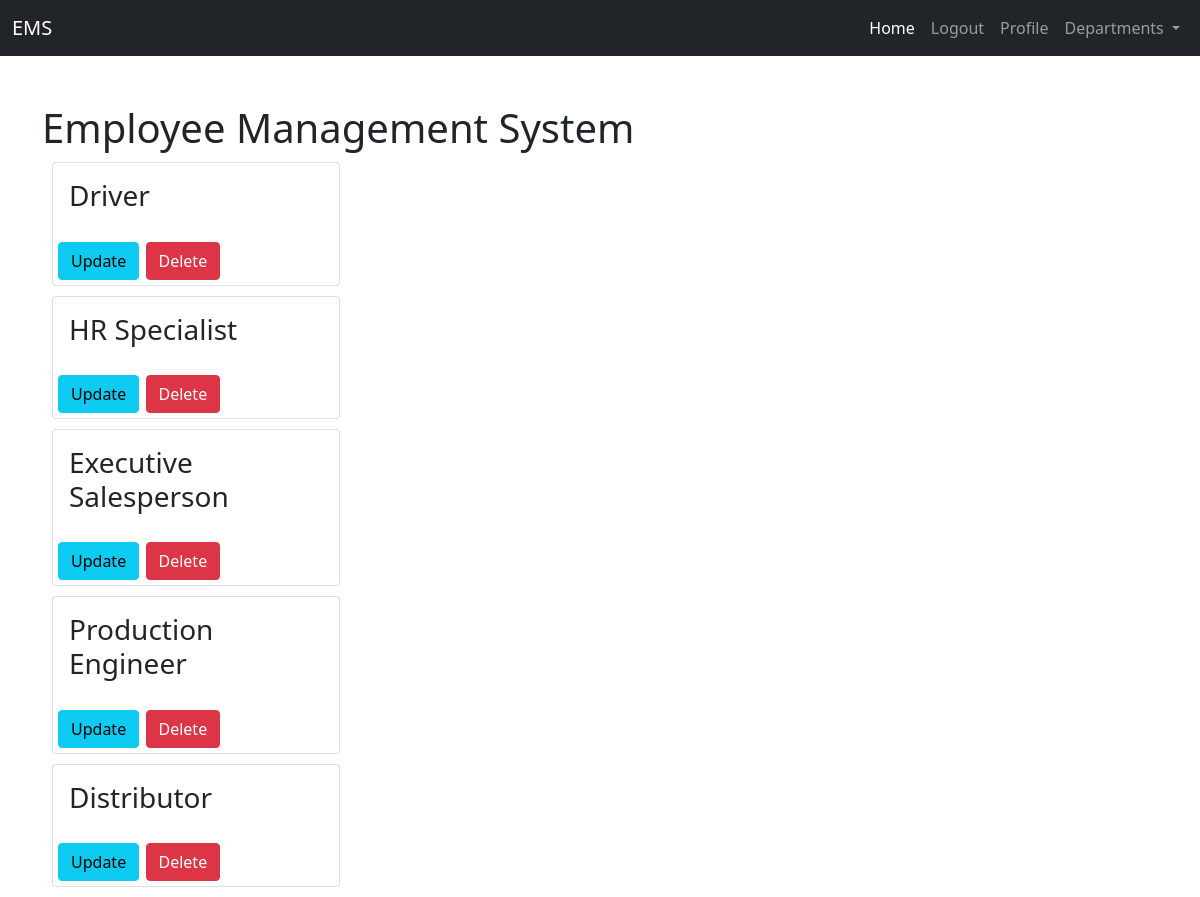
Before: /ems/roles/ (signed in) with the older database file.
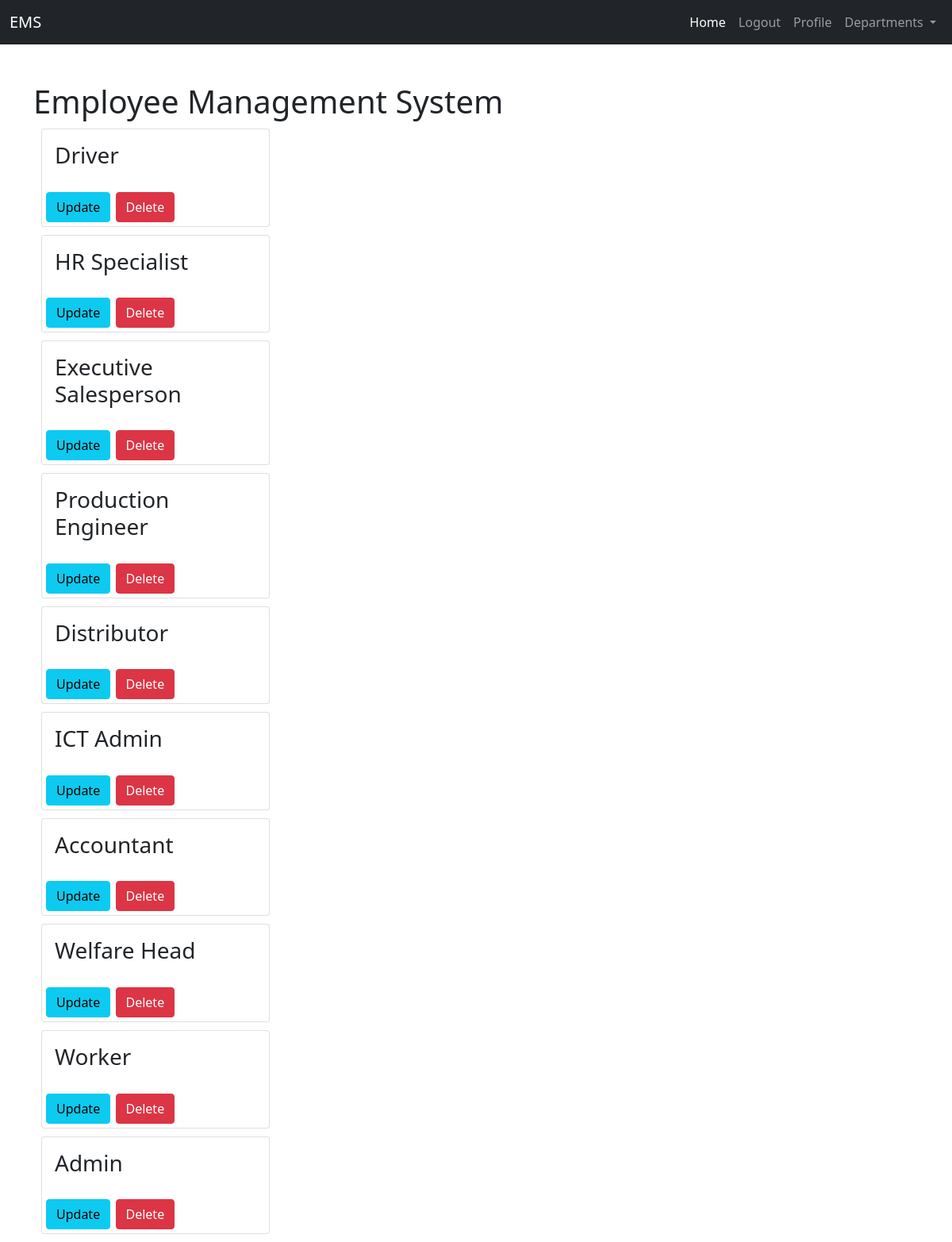
After: the same page with the newer database file.
### ems_app/models.py (models this page shows, shortened)
class Role(models.Model):
    role = models.CharField(max_length=200)
    department = models.ForeignKey(Department, null=True, on_delete=models.SET_NULL)

### ems_app/views.py (the view)
# urls.py: path('roles/', ems_app_views.RoleListView.as_view(), name='roles'),
class RoleListView(LoginRequiredMixin, ListView):
    model = Role
    template_name = 'ems_app/roles.html'
    context_object_name = 'roles'

### ems_app/templates/ems_app/roles.html
{% extends "ems_app/base.html" %}
{% block content %}
<h1>Employee Management System</h1>
<div>
    {% for role in roles %}
    <div class="card" style="width: 18rem; margin: 10px;">
        <div class="card-body">
            <h3> {{role.role}} </h3>
        </div>
        <div class="row justify-content-left">
            <div class="col-md-3" style="margin: 5px;">
                <a type="button" class="btn btn-info" href="{% url 'roles-update' role.pk %}">Update</a>
            </div>
            <div class="col-md-3" style="margin: 5px;" >
                <a type="button" class="btn btn-danger" href="{% url 'roles-delete' role.pk %}">Delete</a>
            </div>
        </div>
    </div>
    {% endfor %}
</div>
{% endblock content %}

### ems_app/templates/ems_app/base.html (shortened to what this page needs)
<!DOCTYPE html>
<html lang="en">
<head>
    <link href="https://cdn.jsdelivr.net/npm/bootstrap@5.0.2/dist/css/bootstrap.min.css" rel="stylesheet"
>
</head>
<body>
    <header>
        <nav class="navbar navbar-expand-lg navbar-dark bg-dark">
            <div class="container-fluid">
                <a class="navbar-brand" href="{% url 'ems-home' %}">EMS</a>
                <div class="collapse navbar-collapse" id="navbarNavDropdown">
                    <ul class="navbar-nav ms-auto">
                        <li class="nav-item">
                            <a class="nav-link active" aria-current="page" href="{% url 'ems-home' %}">Home</a>
                        </li>
                        {% if user.is_authenticated %}
                        <li class="nav-item">
                            <a class="nav-link" href="{% url 'employee-logout' %}">Logout</a>
                        </li>
                        <li class="nav-item">
                            <a class="nav-link" href="{% url 'employee-profile' %}">Profile</a>
                        </li>
                        <li class="nav-item dropdown">
                            <a class="nav-link dropdown-toggle" href="#" id="navbarDropdownMenuLink" role="button"
                                data-bs-toggle="dropdown" aria-expanded="false">
                                Departments
                            </a>
                        </li>
                        {% else %}
                        <li class="nav-item">
                            <a class="nav-link" href="{% url 'employee-login' %}">Login</a>
                        </li>
                        {% endif %}
                    </ul>
                </div>
            </div>
        </nav>
    </header>
    <div class="container mt-5">
        <div class="row">
            <div class="col-md-8">
                {% block content %}
                {% endblock %}
            </div>
        </div>
    </div>
</body>
</html>

Changed rows visible on the page:
added Role: role "ICT Admin"
added Role: role "Accountant"
added Role: role "Welfare Head"
added Role: role "Worker"
added Role: role "Admin"
